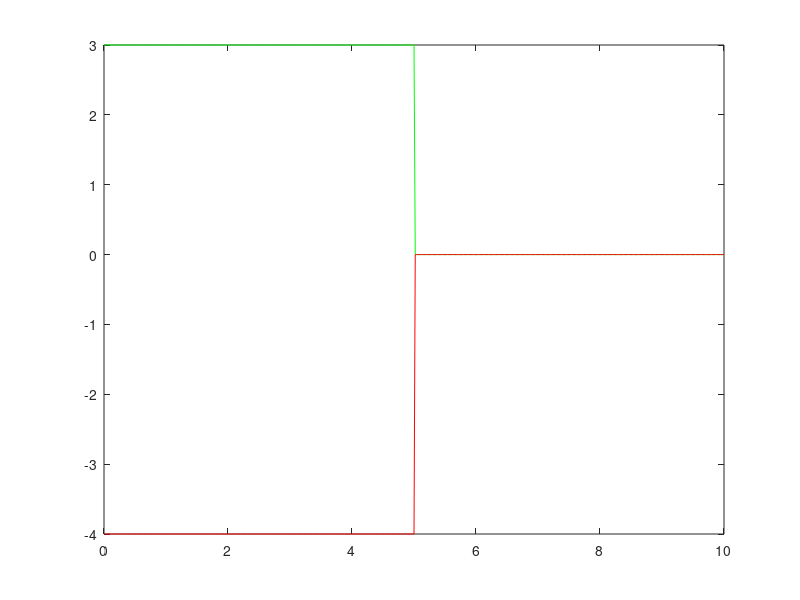

Write MATLAB code to recreate this figure.
%%%%brudnopis
%%
%1a
%prostokątnego (amplituda = 2 w przedziale <3, 6>s )
close all;clear;clc;
Fs=50;
t = 0 : 1/Fs : 10;
x= 2 .* (t>=3 & t<=6);
plot(t,x)
%%
%1b
%trójkątnego (wierzchołek w 5 s, amplituda = 2, szerokość = 8 s)
close all;clear;clc;
Fs=50;
t = 0 : 1/Fs : 10;
x= 2 * (1-abs(t-5)/4) .* (abs(t-5)<=4);
plot(t,x)
%%
%1c
%x(t) = 3 − i;
close all;clear;clc;
Fs=50;
t = 0 : 1/Fs : 10;
x= 3-1i;
plot(t,real(x),'r',t,imag(x),'g');
%%
%1d
% x(t) = Heaviside(t − 5) · sin(2πt), fs=50,t<0,10>
close all;clear;clc;
Fs=50;
t = 0 : 1/Fs : 10;
x =  (t-5>=0) .* sin(2*pi*t); %pamietac nawias!
plot(t,x)
%%
%1e
%Gaussa o średniej 4s, odchyleniu 0.5s i amplitudzie 2.0
close all;clear;clc;
Fs=50;
t = 0 : 1/Fs : 10;
x = 2 * exp((-(t-4).^2)/0.5);
plot(t,x)
%%
%1f
%(tylko ciągły, dla t ∈< 0, π/4 >): x(t) = sin(2t) + i · cos(2t)
close all;clear;clc;
Fs=50;
t = 0 : 1/Fs : 10;
x = (sin(2*t) + 1i * cos(2*t)) .* (t>=0 & t<=pi/4);
plot(t,real(x),'red',t,imag(x),'green')
%%
%1g
%x(t) = 2t − 1
close all;clear;clc;
Fs=50;
t = 0 : 1/Fs : 10;
x = 2*t - 1;
plot(t,x)
%%
%1f
%x(t) = Heaviside(5 − t) · (3 − 4i)
close all;clear;clc;
Fs=50;
t = 0 : 1/Fs : 10;
x = (5-t>=0) .* (3-4i);
plot(t,real(x),'g',t,imag(x),'r')